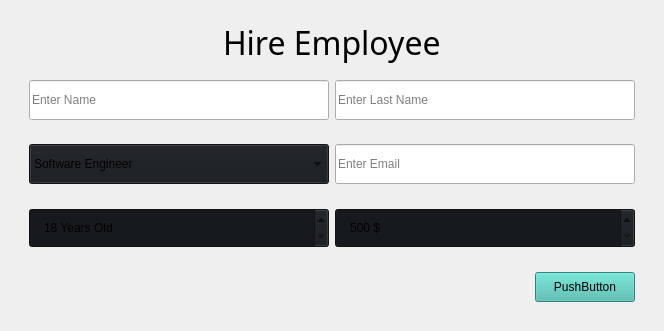
               <widget class="QWidget" name="page_7">
                <layout class="QVBoxLayout" name="verticalLayout_16">
                 <item alignment="Qt::AlignHCenter|Qt::AlignTop">
                  <widget class="QWidget" name="hireSectionContainer" native="true">
                   <property name="maximumSize">
                    <size>
                     <width>1000</width>
                     <height>16777215</height>
                    </size>
                   </property>
                   <layout class="QVBoxLayout" name="verticalLayout_28">
                    <item alignment="Qt::AlignHCenter">
                     <widget class="QLabel" name="hireSectionLabel">
                      <property name="font">
                       <font>
                        <family>Trebuchet MS</family>
                        <pointsize>24</pointsize>
                       </font>
                      </property>
                      <property name="text">
                       <string>Hire Employee</string>
                      </property>
                     </widget>
                    </item>
                    <item>
                     <widget class="QWidget" name="widget_8" native="true">
                      <property name="minimumSize">
                       <size>
                        <width>0</width>
                        <height>50</height>
                       </size>
                      </property>
                      <property name="styleSheet">
                       <string notr="true"/>
                      </property>
                      <layout class="QHBoxLayout" name="horizontalLayout_15">
                       <item>
                        <widget class="QLineEdit" name="hireSectionNameLineEdit">
                         <property name="minimumSize">
                          <size>
                           <width>300</width>
                           <height>40</height>
                          </size>
                         </property>
                         <property name="placeholderText">
                          <string>Enter Name</string>
                         </property>
                        </widget>
                       </item>
                       <item>
                        <widget class="QLineEdit" name="hireSectionLastNameLineEdit">
                         <property name="minimumSize">
                          <size>
                           <width>300</width>
                           <height>40</height>
                          </size>
                         </property>
                         <property name="placeholderText">
                          <string>Enter Last Name</string>
                         </property>
                        </widget>
                       </item>
                      </layout>
                     </widget>
                    </item>
                    <item>
                     <widget class="QWidget" name="widget_9" native="true">
                      <property name="minimumSize">
                       <size>
                        <width>0</width>
                        <height>50</height>
                       </size>
                      </property>
                      <property name="styleSheet">
                       <string notr="true"/>
                      </property>
                      <layout class="QHBoxLayout" name="horizontalLayout_16">
                       <item>
                        <widget class="QComboBox" name="hireSectionPositionComboBox">
                         <property name="minimumSize">
                          <size>
                           <width>300</width>
                           <height>40</height>
                          </size>
                         </property>
                         <property name="styleSheet">
                          <string notr="true">background-color: #16191d</string>
                         </property>
                         <item>
                          <property name="text">
                           <string>Software Engineer</string>
                          </property>
                         </item>
                         <item>
                          <property name="text">
                           <string>Marketing Specialist</string>
                          </property>
                         </item>
                         <item>
                          <property name="text">
                           <string>Supervisor</string>
                          </property>
                         </item>
                         <item>
                          <property name="text">
                           <string>Manager</string>
                          </property>
                         </item>
                        </widget>
                       </item>
                       <item>
                        <widget class="QLineEdit" name="hireSectionEmailLineEdit">
                         <property name="minimumSize">
                          <size>
                           <width>300</width>
                           <height>40</height>
                          </size>
                         </property>
                         <property name="placeholderText">
                          <string>Enter Email</string>
                         </property>
                        </widget>
                       </item>
                      </layout>
                     </widget>
                    </item>
                    <item>
                     <widget class="QWidget" name="widget_7" native="true">
                      <property name="minimumSize">
                       <size>
                        <width>0</width>
                        <height>50</height>
                       </size>
                      </property>
                      <property name="styleSheet">
                       <string notr="true"/>
                      </property>
                      <layout class="QHBoxLayout" name="horizontalLayout_26">
                       <item>
                        <widget class="QSpinBox" name="hireSectionAgeSpinBox">
                         <property name="minimumSize">
                          <size>
                           <width>300</width>
                           <height>40</height>
                          </size>
                         </property>
                         <property name="styleSheet">
                          <string notr="true">background-color: #16191d;
padding-left: 10px</string>
                         </property>
                         <property name="suffix">
                          <string> Years Old</string>
                         </property>
                         <property name="minimum">
                          <number>18</number>
                         </property>
                         <property name="maximum">
                          <number>70</number>
                         </property>
                        </widget>
                       </item>
                       <item>
                        <widget class="QSpinBox" name="hireSectionSalarySpinBox">
                         <property name="minimumSize">
                          <size>
                           <width>300</width>
                           <height>40</height>
                          </size>
                         </property>
                         <property name="styleSheet">
                          <string notr="true">background-color: #16191d;
padding-left: 10px</string>
                         </property>
                         <property name="suffix">
                          <string> $</string>
                         </property>
                         <property name="minimum">
                          <number>500</number>
                         </property>
                         <property name="maximum">
                          <number>10000</number>
                         </property>
                        </widget>
                       </item>
                      </layout>
                     </widget>
                    </item>
                    <item>
                     <widget class="QWidget" name="widget_6" native="true">
                      <layout class="QHBoxLayout" name="horizontalLayout_27">
                       <item alignment="Qt::AlignRight">
                        <widget class="QPushButton" name="hireEmployeeBtn">
                         <property name="minimumSize">
                          <size>
                           <width>100</width>
                           <height>30</height>
                          </size>
                         </property>
                         <property name="cursor">
                          <cursorShape>PointingHandCursor</cursorShape>
                         </property>
                         <property name="styleSheet">
                          <string notr="true">background-color: #45B8AC</string>
                         </property>
                         <property name="text">
                          <string>PushButton</string>
                         </property>
                         <property name="icon">
                          <iconset resource="resources.qrc">
                           <normaloff>:/icons/icons/white/user-check.svg</normaloff>:/icons/icons/white/user-check.svg</iconset>
                         </property>
                        </widget>
                       </item>
                      </layout>
                     </widget>
                    </item>
                   </layout>
                  </widget>
                 </item>
                </layout>
               </widget>
